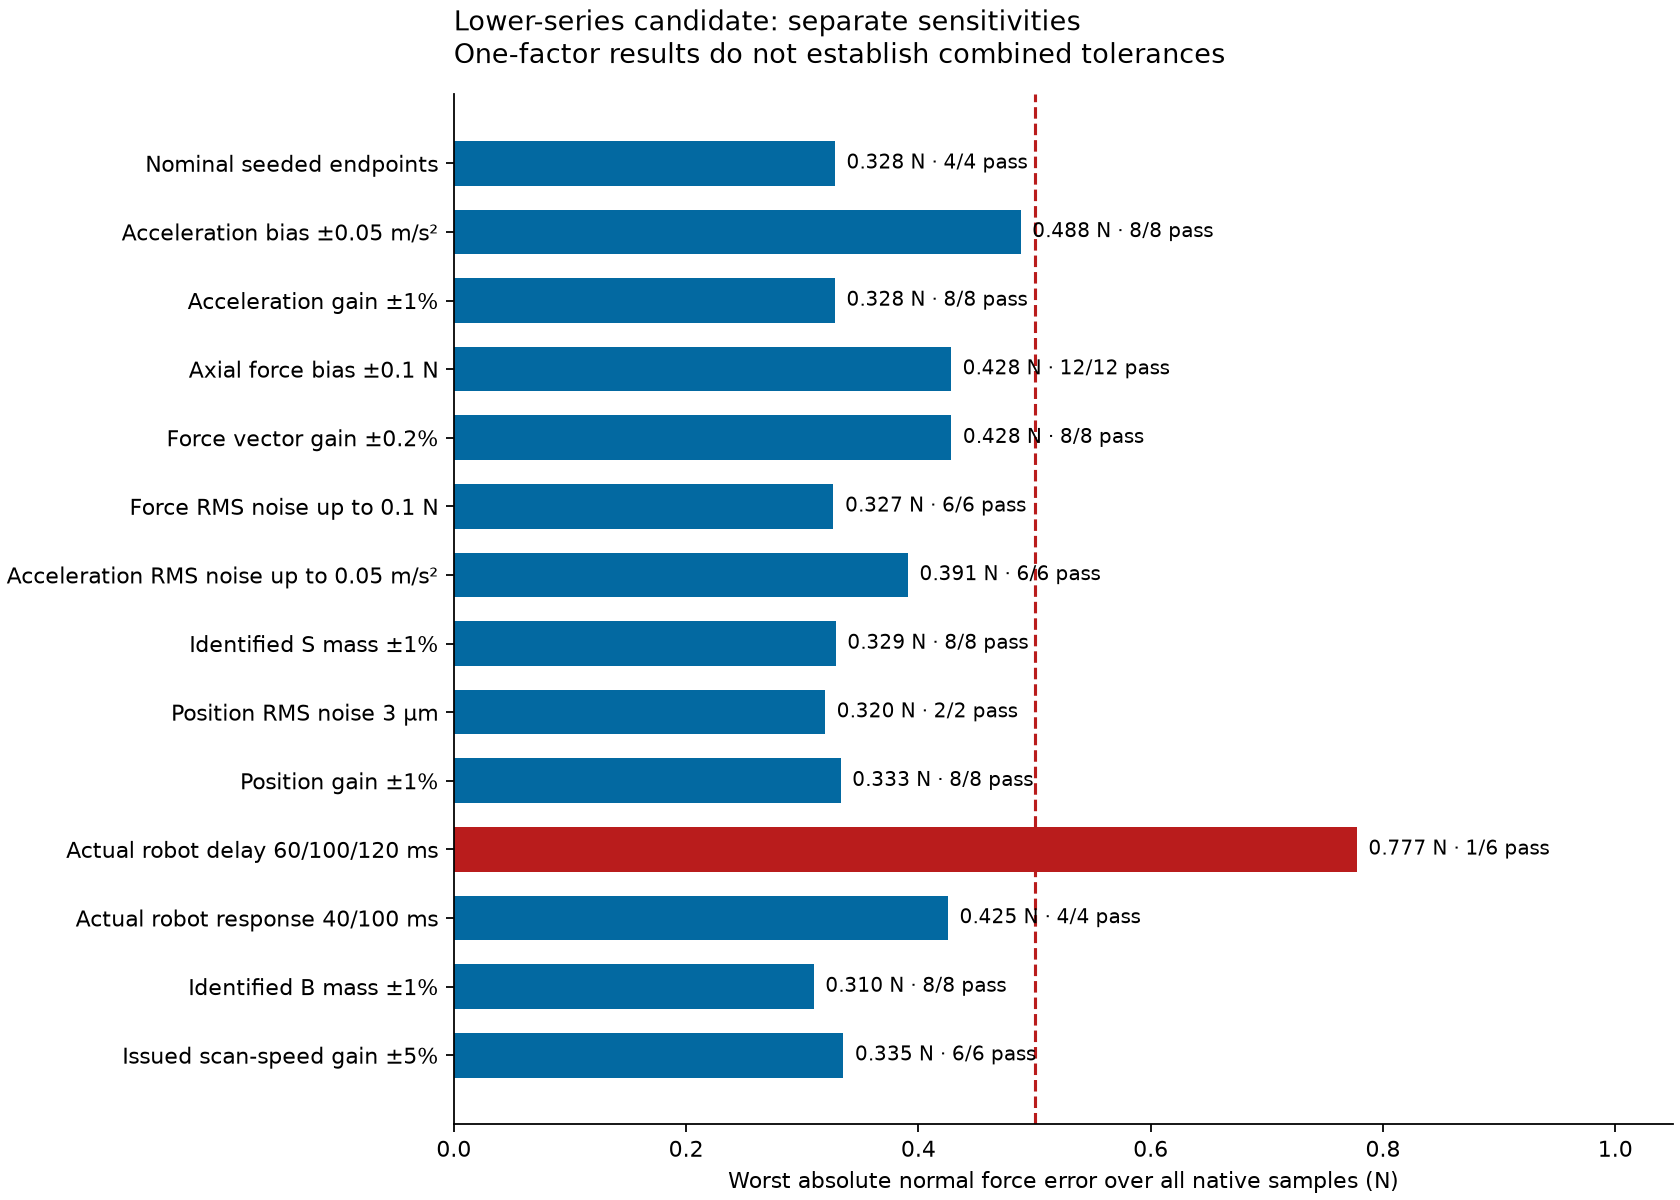

Recreate this plot in Python.
#!/usr/bin/env python3
"""Assemble retained native one-factor evidence; never rescore plot samples."""
from __future__ import annotations

import hashlib
import html
import json
from pathlib import Path

import matplotlib
matplotlib.use("Agg")
import matplotlib.pyplot as plt
import numpy as np

ROOT = Path(__file__).resolve().parent
STEM = "inertial_uncertainty_lower_v1_summary"
COHORTS = {
    "core": "inertial_uncertainty_lower_v1_core/inertial_uncertainty_core_sensitivity_20260930_results.json",
    "identified_holder": "inertial_uncertainty_lower_v1_holder_serial/inertial_uncertainty_holder_mass_20260930_results.json",
    "identified_scan_speed": "inertial_uncertainty_lower_v1_scan_serial/inertial_uncertainty_scan_speed_20260930_results.json",
}


def sha(path: Path) -> str:
    return hashlib.sha256(path.read_bytes()).hexdigest()


def main() -> None:
    files = {name: ROOT / path for name, path in COHORTS.items()}
    cohorts = {name: json.loads(path.read_text()) for name, path in files.items()}
    assert all(c["status"] == "complete" for c in cohorts.values())
    hashes = {(c["sourceModelSha256"], c["candidateSha256"]) for c in cohorts.values()}
    assert len(hashes) == 1, "Do not combine different source/candidate versions."
    rows = [dict(r, cohort=name) for name, c in cohorts.items() for r in c["rows"]]
    assert all(r["executed"] and r["nativeReturned"] for r in rows)
    assert all(c["sourceStillMatches"] and c["privateSourceUnmodified"] and
               c["sourceHelpersStillMatch"] for c in cohorts.values())
    scenarios = {}
    for row in rows:
        scenarios.setdefault(row["scenario"], []).append(row)
    groups = []
    for name, group in scenarios.items():
        worst = max(group, key=lambda r: r["peakNormalForceError_N"])
        groups.append(dict(scenario=name, executed=len(group), passed=sum(r["passed"] for r in group),
                           parameterValues=sorted({r["value"] for r in group}),
                           worstNormalError_N=worst["peakNormalForceError_N"],
                           worstRow=worst))
    failures = [r for r in rows if not r["passed"]]
    clipping = [r for r in rows if r["voltageClipFraction"] or r["effortClipFraction"]]
    summary = dict(
        scope="112 four-second one-factor native recordings on the lower-series legacy-sensor candidate. "
              "This is sensitivity evidence, not a joint uncertainty allowance or full-range qualification.",
        metric="max(abs(normalContact.data(:,1)-reference)) over every native sample including startup; "
               "contact/travel/overcurrent/incomplete/impact and configured spring packing also fail.",
        sourceModelSha256=next(iter(hashes))[0], candidateSha256=next(iter(hashes))[1],
        evidence=[dict(cohort=name, file=str(path.relative_to(ROOT)), sha256=sha(path),
                       executed=cohorts[name]["executed"], passed=cohorts[name]["passed"],
                       failed=cohorts[name]["failedNative"], rejected=cohorts[name]["rejectedBeforeMetrics"])
                  for name, path in files.items()],
        executed=len(rows), passed=sum(r["passed"] for r in rows), failed=len(failures), rejected=0,
        scenarios=groups, failedRows=failures, clippingRows=clipping,
        noContactLoss=not any(r["lostContact"] for r in rows),
        noTravelStop=not any(r["strokeStop"] for r in rows),
        allCompleted=all(r["completed"] for r in rows),
        maximumForceBalanceResidual_N=max(r["axialForceBalanceResidual_N"] for r in rows),
        maximumNormalBalanceResidual_N=max(r["normalBalanceResidual_N"] for r in rows),
        configuredPreload_N=33.6,
        allConfiguredPreloadsPass=all(r["configuredCommonPreloadPassed"] and r["packingPassed"] for r in rows),
        commonFeasiblePreloadIntersection_N=[max(r["feasibleCommonPreloadMin_N"] for r in rows),
                                            min(r["feasibleCommonPreloadMax_N"] for r in rows)],
        combinedFreeLengthMax_mm=max(r["combinedFreeLengthMax_mm"] for r in rows),
        combinedInstalledLengthMax_mm=max(r["combinedInstalledLengthMax_mm"] for r in rows),
        assumptions="B=0.6 kg; lower spring19746 N/m plus damper60 Ns/m; upper rigid; "
                    "64 MN/m massless series cell; physical startup current uses actual masses/Kf; "
                    "force/acceleration100us EMA plus100us transport; controller PI0.3/20, "
                    "1kHz Butterworth feedback, proper identified lower-link inverse1.5kHz; "
                    "issued robot predictor80/60ms and recenter gain0.735294/s held fixed.",
        interpretation="Only actual robot transport mismatch produced normal-force failures in this cohort. "
                       "Large extra IMU noise can pass force tolerance while briefly clipping voltage/current command. "
                       "Do not infer bias/scale/timing tolerances from output RMS noise.",
    )
    (ROOT / f"{STEM}.json").write_text(json.dumps(summary, indent=2) + "\n")
    labels = {
        "baseline": "Nominal seeded endpoints", "accelerometer_bias": "Acceleration bias ±0.05 m/s²",
        "accelerometer_scale": "Acceleration gain ±1%", "axial_force_bias": "Axial force bias ±0.1 N",
        "force_vector_scale": "Force vector gain ±0.2%", "force_vector_noise": "Force RMS noise up to 0.1 N",
        "accelerometer_noise": "Acceleration RMS noise up to 0.05 m/s²", "identified_S_mass": "Identified S mass ±1%",
        "position_noise": "Position RMS noise 3 µm", "position_scale": "Position gain ±1%",
        "robot_actual_delay": "Actual robot delay 60/100/120 ms", "robot_actual_response": "Actual robot response 40/100 ms",
        "identified_B_mass": "Identified B mass ±1%", "identified_scan_speed": "Issued scan-speed gain ±5%",
    }
    shown = [g for g in groups if g["scenario"] in labels]
    plt.rcParams.update({"font.size": 10, "axes.spines.top": False, "axes.spines.right": False})
    fig, ax = plt.subplots(figsize=(10.5, 7.5), constrained_layout=True)
    y = np.arange(len(shown))
    values = [g["worstNormalError_N"] for g in shown]
    ax.barh(y, values, color=["#b91c1c" if g["passed"] != g["executed"] else "#0369a1" for g in shown], height=.65)
    ax.set_yticks(y, [labels[g["scenario"]] for g in shown])
    ax.invert_yaxis(); ax.axvline(.5, color="#b91c1c", linestyle="--", linewidth=1.4)
    for i, g in enumerate(shown):
        ax.text(g["worstNormalError_N"] + .01, i, f"{g['worstNormalError_N']:.3f} N · {g['passed']}/{g['executed']} pass", va="center", fontsize=9)
    ax.set_xlim(0, 1.05); ax.set_xlabel("Worst absolute normal force error over all native samples (N)")
    ax.set_title("Lower-series candidate: separate sensitivities\nOne-factor results do not establish combined tolerances", loc="left", pad=14)
    fig.savefig(ROOT / f"{STEM}.svg"); fig.savefig(ROOT / f"{STEM}.png", dpi=160); plt.close(fig)
    diagnostic = ROOT / "inertial_uncertainty_lower_v1_core/inertial_uncertainty_robot_delay_peak_decomposition.csv"
    native = np.genfromtxt(diagnostic, delimiter=",", names=True)
    fig, axes = plt.subplots(3, 1, figsize=(10, 7), sharex=True, constrained_layout=True)
    axes[0].plot(native["time_s"], native["normalError_N"], label="Actual workpiece normal error", color="#b91c1c")
    axes[0].plot(native["time_s"], native["estimatedError_N"], label="Controller normal error estimate", color="#0369a1")
    axes[0].axhline(.5, color="#b91c1c", linestyle="--"); axes[0].axhline(-.5, color="#b91c1c", linestyle="--")
    axes[0].set_ylabel("Force error (N)"); axes[0].legend(loc="upper left", fontsize=9)
    axes[1].plot(native["time_s"], native["robotVelocity_m_s"] * 1000, label="Actual robot normal speed", color="#b91c1c")
    axes[1].plot(native["time_s"], native["predictedRobotVelocity_m_s"] * 1000, label="Issued-command predictor", color="#0369a1")
    axes[1].set_ylabel("Speed (mm/s)"); axes[1].legend(loc="upper right", fontsize=9)
    axes[2].plot(native["time_s"], native["trueSlope"], label="Physical surface slope (audit only)", color="#b91c1c")
    axes[2].plot(native["time_s"], native["estimatedSlope"], label="Causal slope estimate", color="#0369a1")
    axes[2].set_ylabel("Surface slope"); axes[2].set_xlabel("Native recording time (s)"); axes[2].legend(loc="upper right", fontsize=9)
    axes[0].set_title("Actual robot delay120 ms versus identified80 ms, heavy tool seed7\nPeak occurs on the flat after the bump; mean/rate force gate remains ready", loc="left", pad=12)
    fig.savefig(ROOT / f"{STEM}_robot_delay.svg"); fig.savefig(ROOT / f"{STEM}_robot_delay.png", dpi=160); plt.close(fig)
    table = "\n".join(f"<tr><td>{html.escape(g['scenario'])}</td><td>{g['executed']}</td><td>{g['passed']}</td>"
                      f"<td>{g['worstNormalError_N']:.9f}</td></tr>" for g in groups)
    page = f"""<!doctype html><html lang="en"><meta charset="utf-8"><meta name="viewport" content="width=device-width,initial-scale=1">
<title>Lower-series native sensitivity evidence</title><style>body{{font:16px/1.5 system-ui;background:#f7fafc;color:#172b3a;max-width:1120px;margin:32px auto;padding:0 20px}}img{{width:100%;height:auto;background:white}}table{{border-collapse:collapse;width:100%;background:white}}th,td{{padding:8px;border-bottom:1px solid #ccd8e2;text-align:left}}code{{overflow-wrap:anywhere}}.limit{{border-left:4px solid #b91c1c;padding:12px;background:#fff1f2}}</style>
<h1>Native lower-series sensitivity evidence</h1><p><strong>112 executed histories: 107 passes and 5 force failures.</strong> Two additional endpoint configurations have six paired software proof recordings with bitwise uninstrumented/zero-instrument and Normal/Accelerator equality.</p>
<p class="limit">These are separate one-factor sensitivities on the legacy sensing source. They establish neither a combined sensor budget nor a full-range uncertainty qualification. Final actual-AA joint cases are pending their own recordings.</p>
<p>Every force score uses the complete native normal-force history, including startup. The five failures vary actual robot transport while keeping the issued-command predictor fixed. All histories complete without contact loss or travel stops; the large added acceleration-noise points briefly clip drive effort or voltage.</p>
<img src="{STEM}.svg" alt="Separate one-factor peak normal-force error"><h2>Robot-delay failure</h2><img src="{STEM}_robot_delay.svg" alt="Native actual force, estimated force, actual robot and predicted speed, and causal surface slope around the retained peak">
<p>At 2.1263 s, the workpiece experiences 50.777479 N while the controller estimates 50.019716 N. Actual robot speed is +2.138 mm/s while its issued-command predictor gives −2.199 mm/s. The slope estimate is −0.0453 on a physically flat surface. No voltage clipping occurs in this failure. Queued motion and an incorrect robot predictor can therefore defeat the mean/rate force-stability gate.</p>
<h2>Recorded groups</h2><table><thead><tr><th>Scenario</th><th>Executed</th><th>Passed</th><th>Worst normal error (N)</th></tr></thead><tbody>{table}</tbody></table>
<p>The configured 33.6 N common preload passes every history. The shared feasible interval is 30.449–36.786 N; combined free/installed spring lengths are 37.18/30.374 mm. This verifies the spring-only packing constraint for these traces.</p>
<p>Frozen model SHA256:<code>{summary['sourceModelSha256']}</code><br>Candidate SHA256:<code>{summary['candidateSha256']}</code>. Exact source/helper/recipe hashes, actual and identified parameters, failed full histories and native balance audits are linked in <a href="{STEM}.json">the machine-readable evidence</a>.</p></html>"""
    (ROOT / f"{STEM}.html").write_text(page)
    print(json.dumps({"executed": len(rows), "passed": summary["passed"], "failed": len(failures),
                      "summary": str(ROOT / f"{STEM}.json")}, indent=2))


if __name__ == "__main__":
    main()
